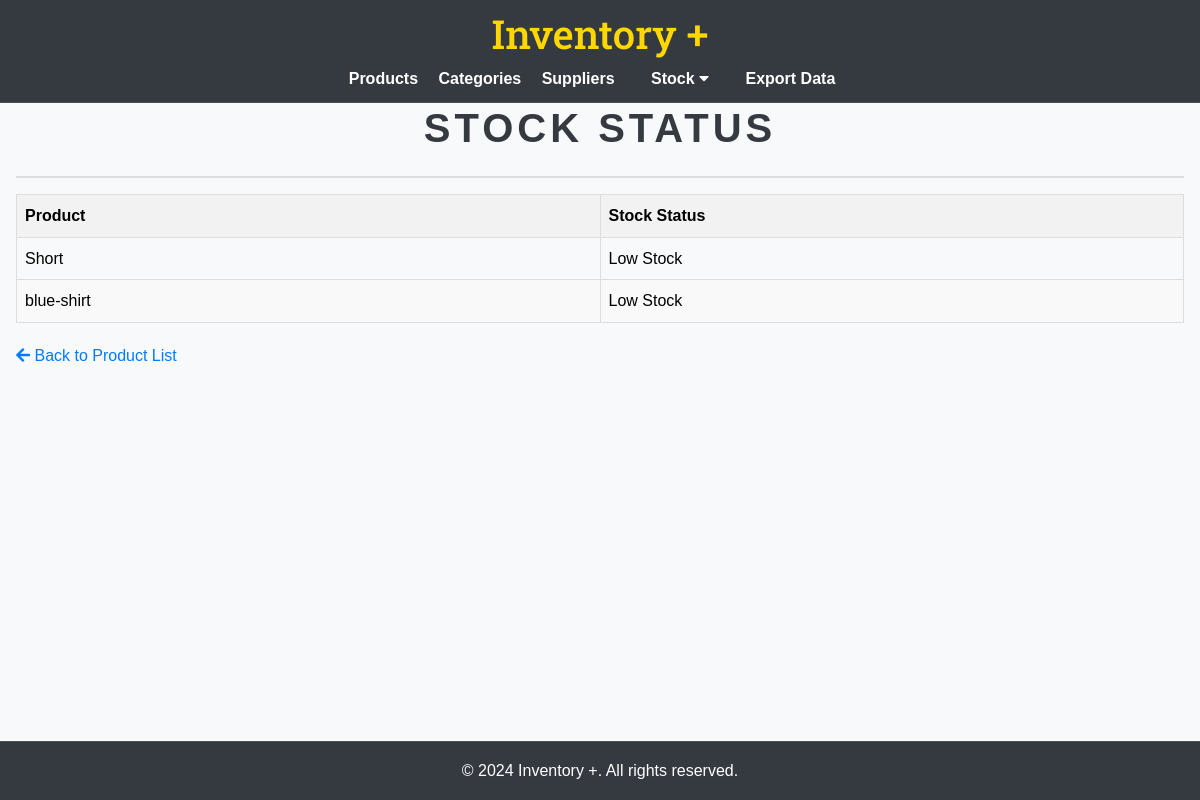
/stock/status/, run on the app's committed database.
### inventory/models.py (models this page shows, shortened)
class Product(models.Model):
    name = models.CharField(max_length=100)
    description = models.TextField()
    price = models.DecimalField(max_digits=10, decimal_places=2)
    category = models.ForeignKey(Category, on_delete=models.CASCADE, related_name='products')
    suppliers = models.ManyToManyField(Supplier, related_name='products')
    image = models.ImageField(upload_to='product_images/', null=True, blank=True)
    def get_stock_level(self):
        return self.stock_entries.aggregate(total_stock=models.Sum('quantity'))['total_stock'] or 0

### inventory/views.py (the view)
# urls.py: path('stock/status/', views.stock_status, name='stock_status'),
def stock_status(request):
    products = Product.objects.all()
    return render(request, 'inventory/stock_status.html', {'products': products})

### inventory/templates/inventory/stock_status.html (shortened to what this page needs)
{% extends "base.html" %}
{% block content %}
<div class="content-container">
    <h2>Stock Status</h2>
    <table class="stock-table">
        <thead>
            <tr>
                <th style="width: 50%">Product</th>
                <th style="width: 50%">Stock Status</th>
            </tr>
        </thead>
        <tbody>
            {% for product in products %}
            <tr>
                <td>{{ product.name }}</td>
                <td>
                    {% if product.get_stock_level > 10 %}
                    <span class="badge badge-success">In Stock</span>
                    {% elif product.get_stock_level > 0 %}
                    <span class="badge badge-warning">Low Stock</span>
                    {% else %}
                    <span class="badge badge-danger">Out of Stock</span>
                    {% endif %}
                </td>
            </tr>
            {% endfor %}
        </tbody>
    </table>
    <div style="margin-top: 20px;">
        <a href="{% url 'product_list' %}" style="color: #007bff; text-decoration: none; font-size: 16px;"> <i class="fas fa-arrow-left"></i> Back to Product List</a>
    </div>
</div>
{% endblock %}

### inventory/static/css/style.css (style rules this page uses)
* { margin: 0; padding: 0; box-sizing: border-box; }
html, body { height: 100%; font-family: Arial, sans-serif; line-height: 1.6; background-color: #f8f9fa; }
body { display: flex; flex-direction: column; }
h2 { font-size: 2.5rem; color: #343a40; text-align: center; margin-top: 1rem; margin-bottom: 1rem; font-weight: bold; text-transform: uppercase; letter-spacing: 0.1em; border-bottom: 2px solid #ddd; padding-bottom: 1rem; }
table { width: 100%; border-collapse: collapse; }
th, td { border: 1px solid #ddd; padding: 8px; }
th { background-color: #f2f2f2; text-align: left; }
tr:nth-child(even) { background-color: #f9f9f9; }

### data on the page
Product: name "Short", shows "Low Stock"
Product: name "blue-shirt", shows "Low Stock"
